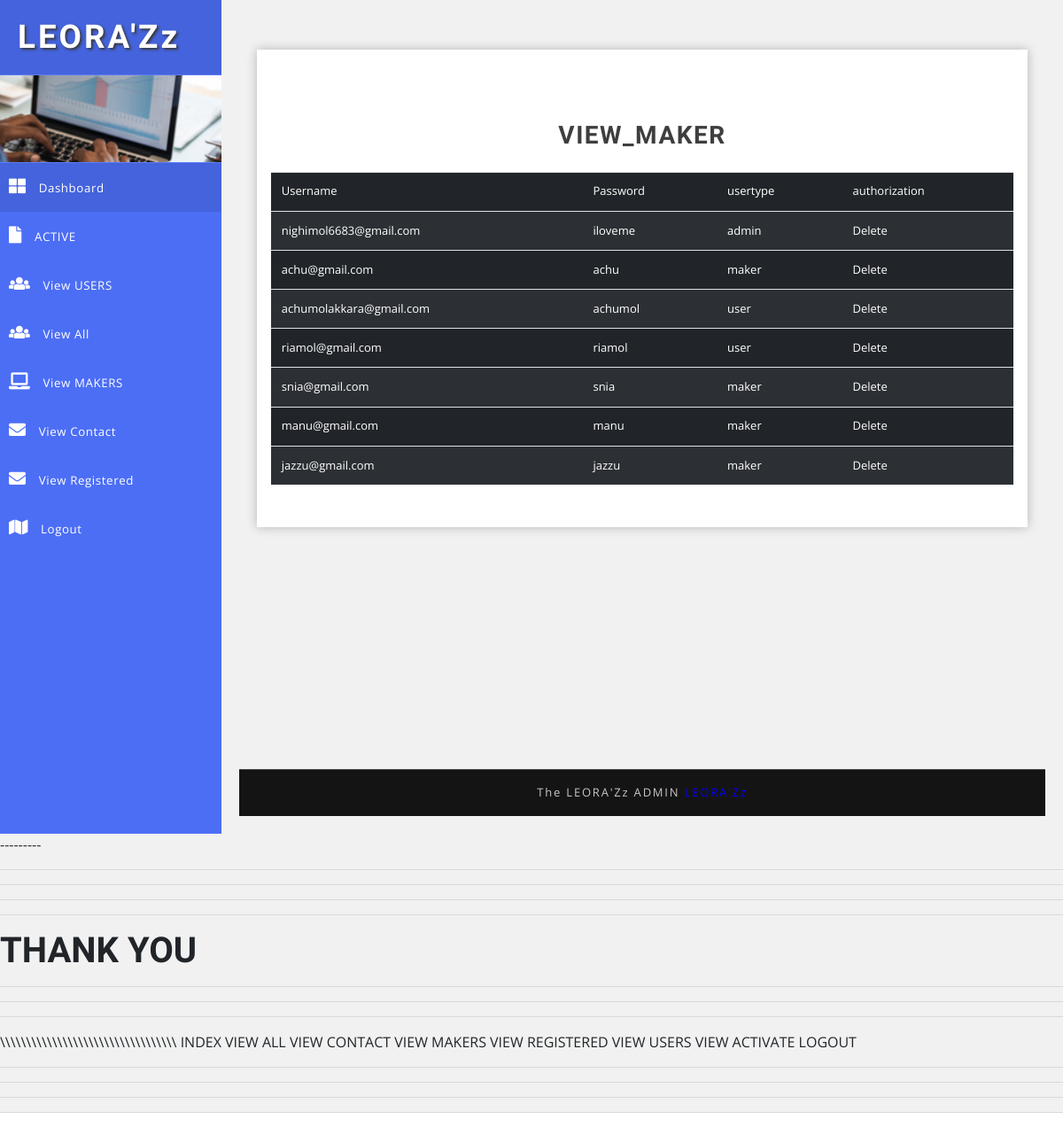
Page /view_active/ (signed in) on the committed database.
### publicapp/models.py (models this page shows)
class tbl_log(models.Model):
    username=models.CharField(max_length=100)
    password=models.CharField(max_length=100)
    typ=models.CharField(max_length=50,default="user")

### adminapp/views.py (the view)
# urls.py: url(r"view_active/$",view_active,name='view_active'),
def view_active(request):
    admin1=request.session['adminid']
    data=tbl_log.objects.all()
    return render(request,"adminapp/view_active.html",{"data":data})

### adminapp/templates/adminapp/view_active.html (shortened to what this page needs)
{% extends "adminapp/adminapp_layout.html" %}
{% block content %}
<html lang="en"><head>
    <link href="../static/adminapp/css/bootstrap.css" rel="stylesheet" type="text/css" media="all">
    <link href="../static/adminapp/css/style.css" rel="stylesheet" type="text/css" media="all">
    <link rel="stylesheet" href="../static/adminapp/css/style4.css">
    <link href="../static/adminapp/css/fontawesome-all.css" rel="stylesheet">
</head>
<body>
    <div class="wrapper">
        <div id="content">
            <section class="tables-section">
                <div class="outer-w3-agile mt-3">
                    <h4 class="tittle-w3-agileits mb-4 mt-5">VIEW_MAKER</h4>
                    <table class="table table-striped table-dark">
                        <thead>
                          <tr>
                            <td>Username</td>
                            <td>Password</td>
                            <td>usertype</td>
                            <td>authorization</td>
                          </tr>
                        </thead>
                        <tbody>
                            {% for i in data %}
                            <tr>
                                <td> {{ i.username }}</td>
                                <td> {{ i.password }}</td>
                                <td> {{ i.typ }}</td>
                                <td> <a href="{% url 'delete' id=i.id %}">Delete</a> </td>
                            </tr>
                            {% endfor %}
                        </tbody>
                    </table>
                </div>
            </section>
        </div>
    </div>
</body></html>
{% endblock %}

### adminapp/static/adminapp/css/style.css (style rules this page uses)
html, body { margin: 0; font-size: 100%; font-family: 'Open Sans', sans-serif; background: #fff; }
body a { text-decoration: none; transition: 0.5s all; -webkit-transition: 0.5s all; -moz-transition: 0.5s all; -o-transition: 0.5s all; -ms-transition: 0.5s all; }
h1, h2, h3, h4, h5, h6 { margin: 0; font-family: 'Poiret One', cursive; font-weight: 700; }
.outer-w3-agile { padding: 2em 1em; -webkit-box-shadow: 0px 0px 11px 0px rgba(0, 0, 0, 0.25); -moz-box-shadow: 0px 0px 11px 0px rgba(0, 0, 0, 0.25); box-shadow: 0px 0px 11px 0px rgba(0, 0, 0, 0.25); background: #fff; }
h4.tittle-w3-agileits { font-size: 2em; letter-spacing: 1.5px; font-weight: 600; color: #3e3e3e; text-align: center; }
.table th, .table td { padding: 0.74rem; vertical-align: top; border-top: 1px solid #dee2e6; font-size: 13px; }
@media (max-width:1280px) { h4.tittle-w3-agileits { font-size: 1.75em; } }

### adminapp/static/adminapp/css/style4.css (style rules this page uses)
body { font-family: 'Open Sans', sans-serif; background: #f1f1f1; }
a, a:hover, a:focus { color: inherit; text-decoration: none; transition: all 0.3s; }
.wrapper { display: flex; align-items: stretch; }
#content { padding: 20px; min-height: 100vh; transition: all 0.3s; overflow: hidden; width: 100%; }

### rows in the picture
tbl_log: username "nighimol6683@gmail.com", password "iloveme", typ "admin"
tbl_log: username "achu@gmail.com", password "achu", typ "maker"
tbl_log: username "achumolakkara@gmail.com", password "achumol", typ "user"
tbl_log: username "riamol@gmail.com", password "riamol", typ "user"
tbl_log: username "snia@gmail.com", password "snia", typ "maker"
tbl_log: username "manu@gmail.com", password "manu", typ "maker"
tbl_log: username "jazzu@gmail.com", password "jazzu", typ "maker"
